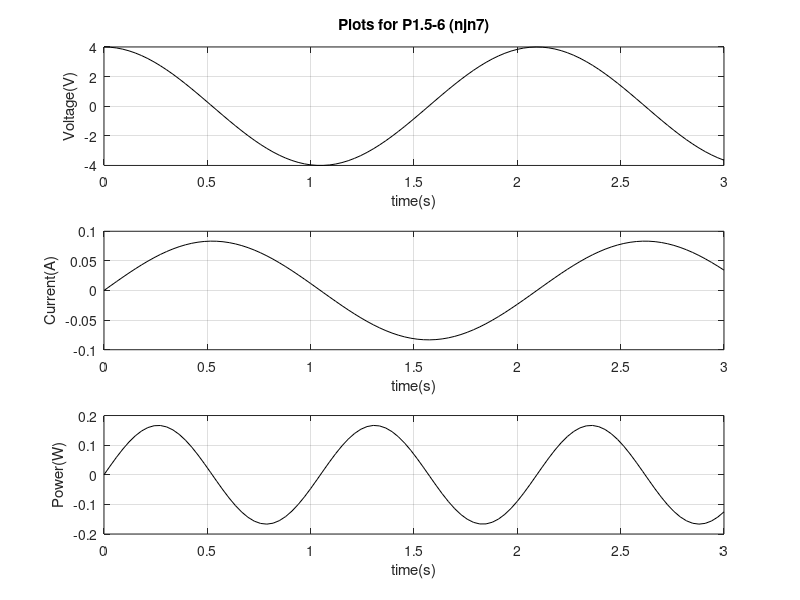

The MATLAB script that drew this image:
t=linspace(0,3,100);
V=4*cos(3*t);
I=sin(3*t)/12;
p=V.*I;
figure(1),clf

subplot(3,1,1)
plot(t,V,'k-')
grid on
title('Plots for P1.5-6 (njn7)');xlabel('time(s)');ylabel('Voltage(V)');

subplot(3,1,2)
plot(t,I,'k-');xlabel('time(s)');ylabel('Current(A)')
grid on

subplot(3,1,3)
plot(t,p,'k-');xlabel('time(s)');ylabel('Power(W)')
grid on



%print -deps Plot